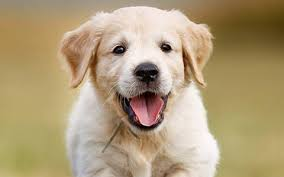
#> input picture Redes_Neuronales_skimage/Tratamiento de Imágenes - skimage/Imágenes-14/puppy.jpg, 284 x 177 px
$ jupyter execute imagen14.ipynb
#> lines starting #> are read from the running program, lines starting #| are printed output that depends on the picture
[cell 1]
from skimage import exposure
from skimage import io
from pylab import *
img = io.imread('puppy.jpg')
#> img is the input picture: shape (177, 284, 3); mean R, G, B 176.1, 156.7, 121.2
gamma_corrected1 = exposure.adjust_gamma(img, 0.5)
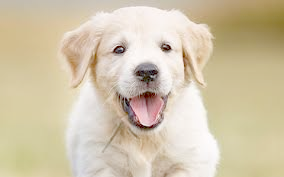
#> gamma_corrected1: shape (177, 284, 3); mean R, G, B 210.2, 197.3, 170.8
gamma_corrected2 = exposure.adjust_gamma(img, 5)
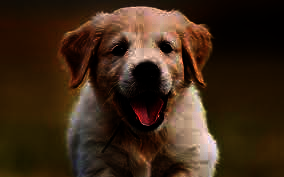
#> gamma_corrected2: shape (177, 284, 3); mean R, G, B 59.9, 40, 24
figure(0)
io.imshow(gamma_corrected1)
figure(1)
# Muestra la imagen
io.imshow(gamma_corrected2)
